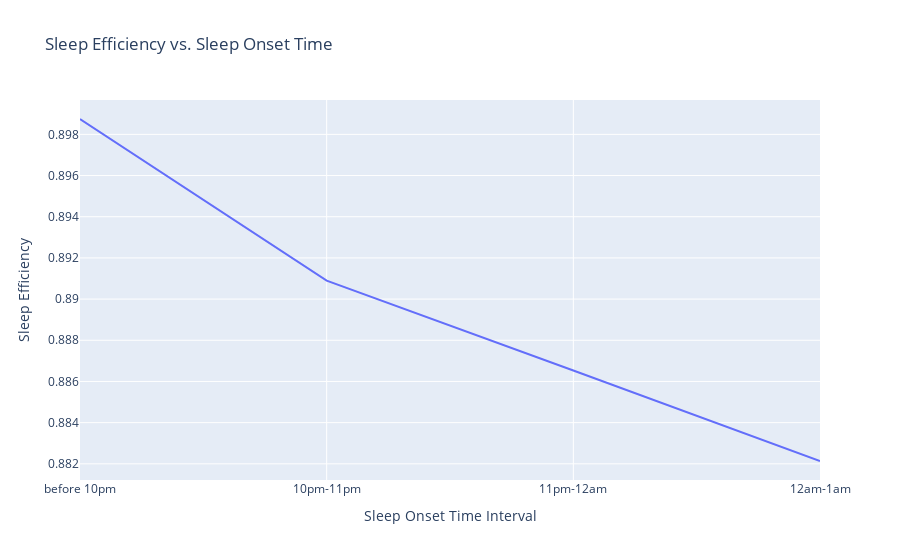

The notebook cell saved with this chart:
### Code cell
'''This plot shows the sleep efficiency vs the Sleep on set time or at what time does a person goes 
to sleep. We can see as a person sleeps late the sleep efficiency reduces, thus for the same amount 
of alertness he/she has to Sleep for a longer time as compared to the person who slept early'''

import plotly.express as px
import pandas as pd

# create bins for different time intervals of sleep onset
bins = [-2, -1, 0, 1, 2]
labels = ['before 10pm', '10pm-11pm', '11pm-12am', '12am-1am']
merged_df['sleep_interval'] = pd.cut(merged_df['sleep_onset'], bins=bins, labels=labels)

# calculate mean sleep efficiency for each bin
grouped_df = merged_df.groupby('sleep_interval')['sleep_efficiency'].mean().reset_index()

# create a lineplot showing the mean sleep efficiency for each sleep interval
fig = px.line(grouped_df, x="sleep_interval", y="sleep_efficiency", title="Sleep Efficiency vs. Sleep Onset Time",
              labels={"sleep_interval": "Sleep Onset Time Interval", "sleep_efficiency": "Sleep Efficiency"})

# show the plot
fig.show()

### Figure 1 — Plotly figure (JSON) as saved in the notebook; plotly's stock layout.template omitted (floating-point values rounded to 4 significant figures)
{"data": [{"hovertemplate": "Sleep Onset Time Interval=%{x}<br>Sleep Efficiency=%{y}<extra></extra>", "legendgroup": "", "line": {"color": "#636efa", "dash": "solid"}, "marker": {"symbol": "circle"}, "mode": "lines", "name": "", "orientation": "v", "showlegend": false, "type": "scatter", "x": ["before 10pm", "10pm-11pm", "11pm-12am", "12am-1am"], "xaxis": "x", "y": [0.8987, 0.8909, 0.8865, 0.8821], "yaxis": "y"}], "layout": {"legend": {"tracegroupgap": 0}, "title": {"text": "Sleep Efficiency vs. Sleep Onset Time"}, "xaxis": {"anchor": "y", "domain": [0, 1], "title": {"text": "Sleep Onset Time Interval"}}, "yaxis": {"anchor": "x", "domain": [0, 1], "title": {"text": "Sleep Efficiency"}}}}
